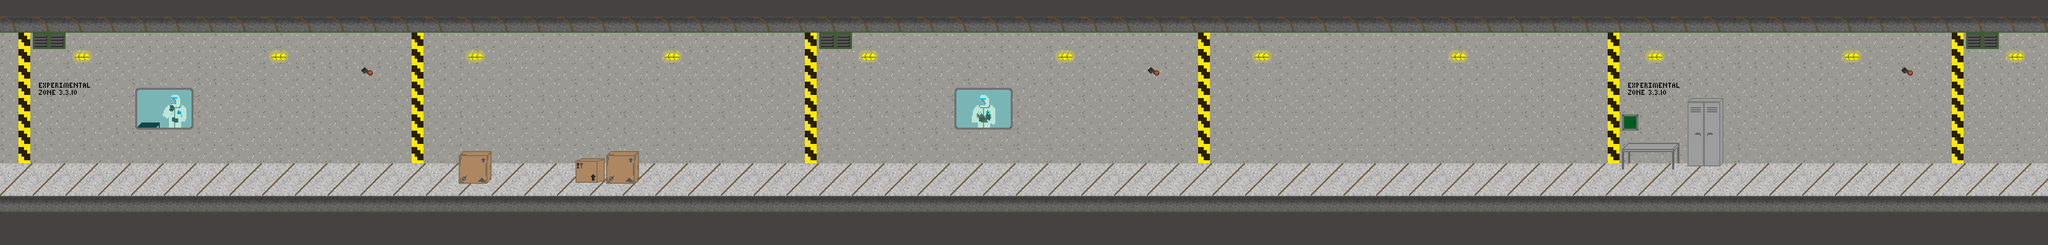

A level layout from a 2D game, rendered from its tile map. Below: a short description, then the map file with tile-grid data replaced by summaries:
An orthogonal 125x15 tile map with 32x32 px tiles, 4 tile layers (lower, backward, middle, forward) and 15 objects.

<map version="1.2" tiledversion="1.2.3" orientation="orthogonal" renderorder="left-down" width="125" height="15" tilewidth="32" tileheight="32" infinite="0" nextlayerid="12" nextobjectid="17">
 <tileset firstgid="1" source="../tileSet.tsx" />
 <objectgroup id="2" name="static-objects">
  <object id="1" x="160" y="0" width="32" height="352" />
  <object id="2" x="192" y="352" width="3808" height="32" />
  <object id="3" x="899.75" y="300.75" width="55.75" height="50.5" />
  <object id="4" x="1129.25" y="312.75" width="48.75" height="40" />
  <object id="5" x="1188.25" y="300" width="56.75" height="51.5" />
  <object id="11" x="3552" y="0" width="32" height="352">
   <properties>
    <property name="finish" value="" />
   </properties>
  </object>
 </objectgroup>
 <objectgroup id="3" name="enemies">
  <object id="9" x="2395.17" y="339.917">
   <properties>
    <property name="turret" value="" />
   </properties>
  </object>
  <object id="10" x="2712" y="337.333">
   <properties>
    <property name="turret" value="" />
   </properties>
  </object>
 </objectgroup>
 <objectgroup id="4" name="interactive-objects">
  <object id="6" x="3187.58" y="276.5">
   <properties>
    <property name="hill" value="" />
   </properties>
  </object>
  <object id="7" x="3216.25" y="276.25">
   <properties>
    <property name="hill" value="" />
   </properties>
  </object>
  <object id="8" x="3246.25" y="276.583">
   <properties>
    <property name="hill" value="" />
   </properties>
  </object>
  <object id="13" x="223" y="287">
   <properties>
    <property name="message" value="" />
   </properties>
  </object>
  <object id="14" x="832" y="255">
   <properties>
    <property name="message" value="" />
   </properties>
  </object>
  <object id="15" x="1603" y="285">
   <properties>
    <property name="message" value="" />
   </properties>
  </object>
  <object id="16" x="3009" y="256">
   <properties>
    <property name="message" value="" />
   </properties>
  </object>
 </objectgroup>
 <layer id="8" name="lower" width="125" height="15">
  <data>[1875 cells, 1875 non-empty, 9 distinct tile ids]</data>
 </layer>
 <layer id="9" name="backward" width="125" height="15">
  <data>[1875 cells, 155 non-empty, 72 distinct tile ids]</data>
 </layer>
 <layer id="10" name="middle" width="125" height="15">
  <data>[1875 cells, 0 non-empty, 0 distinct tile ids]</data>
 </layer>
 <layer id="11" name="forward" width="125" height="15">
  <data>[1875 cells, 0 non-empty, 0 distinct tile ids]</data>
 </layer>
</map>
